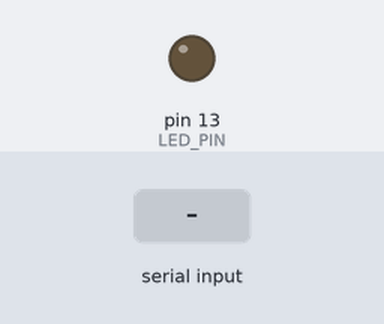
The sketch below on a simulated Arduino Uno, built with avr-gcc and run on an emulated ATmega328P. Shown: output pins drawn as LEDs (lit = HIGH). The test bench sets the inputs (shaded band).

Above: at 1.2 s.
1.3 s: "1" received over Serial
At 2.5 s:
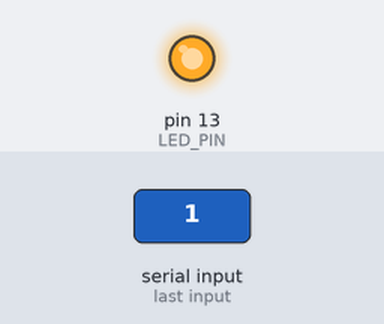
2.8 s: "0" received over Serial
At 3.8 s:
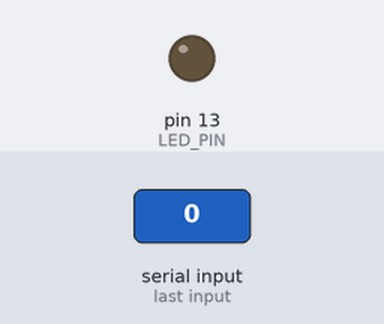
4.3 s: "2" received over Serial
At 5.0 s:
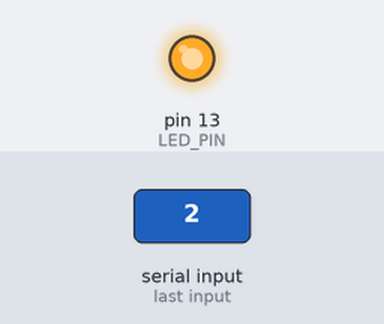
Timing chart, 0 to 7.3 s (numbered marks = the images above; inputs shaded):
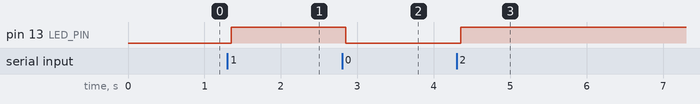

Measured:
- after the input at 1.3 s, pin 13 (LED_PIN): LOW → HIGH after 0.05 s
- after the input at 2.8 s, pin 13 (LED_PIN): HIGH → LOW after 0.05 s
- after the input at 4.3 s, pin 13 (LED_PIN): LOW → HIGH after 0.05 s

The sketch:

Arduin_LED_java.ino
```cpp
#define LED_PIN (int8_t)13 //pin number LED is connected to

String data; //variable to store incoming data from JAVA

void setup() {
  pinMode(LED_PIN, OUTPUT);
  Serial.begin(9600);
  Serial.setTimeout(50);
}

void loop() {
  if(Serial.available()>0){ //if data has been written to the Serial stream
    data=Serial.readString();

    if(data == "1")
      digitalWrite(LED_PIN,HIGH);
    else if(data == "0")
      digitalWrite(LED_PIN,LOW);
    else
      digitalWrite(LED_PIN,HIGH);
  }
}
```
